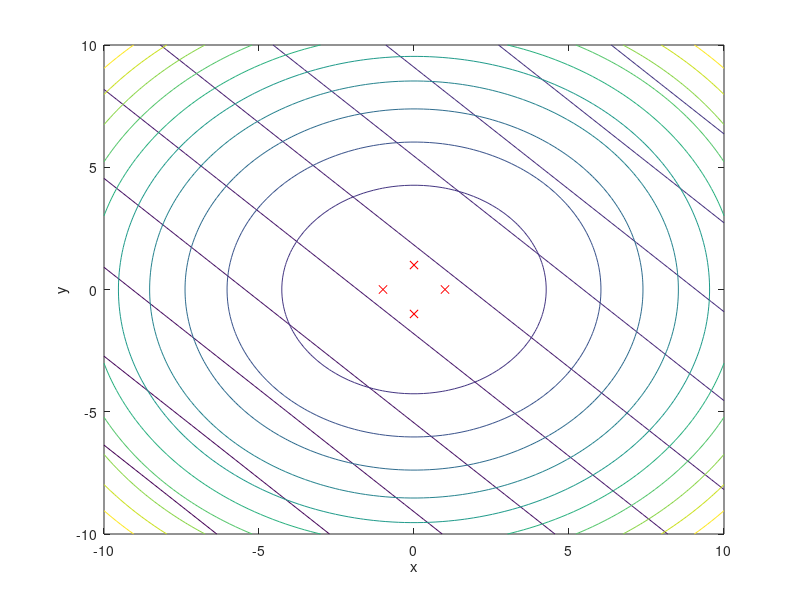
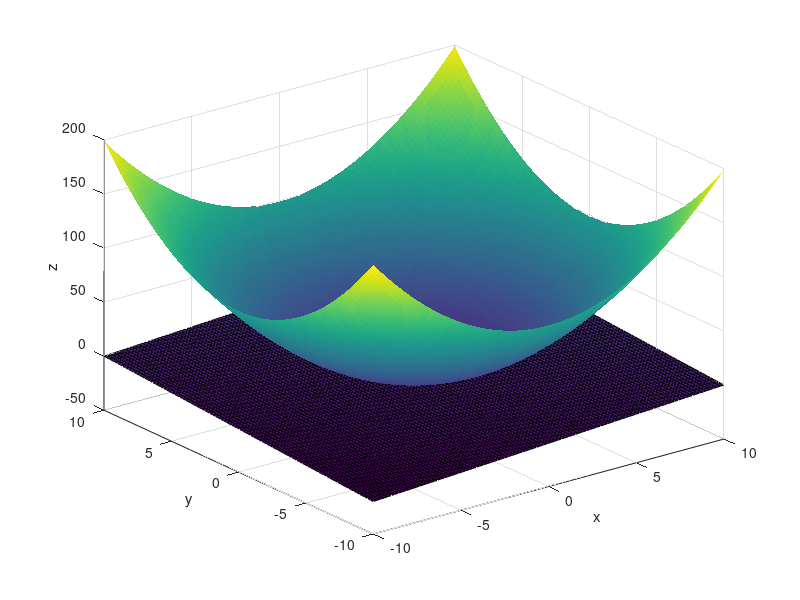

MATLAB code for these plots, in order:
close all;
size=100;
lambda=linspace(0,20,10);
x=linspace(-10,10,size);
y=linspace(-10,10,size);
[x,y]=meshgrid(x,y);
f1=  (x+y);
f2 = (x.^2 + y.^2 - 1);


contour(x,y,f1);
hold on;
contour(x,y,f2);
xlabel('x');
ylabel('y');
zlabel('z');
plot(1,0,'rx');
plot(-1,0,'rx');
plot(0,1,'rx');
plot(0,-1,'rx');

figure();
surf(x,y,f1);
hold on;
surf(x,y,f2,'EdgeColor','None');
xlabel('x');
ylabel('y');
zlabel('z');
